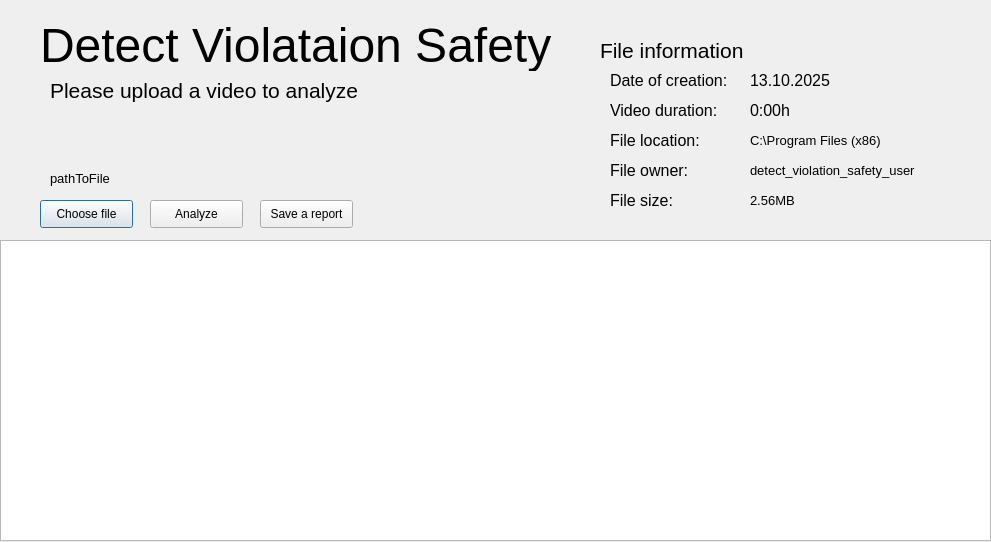
<?xml version="1.0" encoding="UTF-8"?>
<ui version="4.0">
 <class>Dialog</class>
 <widget class="QDialog" name="Dialog">
  <property name="geometry">
   <rect>
    <x>0</x>
    <y>0</y>
    <width>991</width>
    <height>542</height>
   </rect>
  </property>
  <property name="mouseTracking">
   <bool>false</bool>
  </property>
  <property name="windowTitle">
   <string>Dialog</string>
  </property>
  <widget class="QPushButton" name="pushButton">
   <property name="geometry">
    <rect>
     <x>40</x>
     <y>200</y>
     <width>93</width>
     <height>28</height>
    </rect>
   </property>
   <property name="cursor">
    <cursorShape>PointingHandCursor</cursorShape>
   </property>
   <property name="text">
    <string>Choose file</string>
   </property>
  </widget>
  <widget class="QPushButton" name="pushButton_2">
   <property name="geometry">
    <rect>
     <x>150</x>
     <y>200</y>
     <width>93</width>
     <height>28</height>
    </rect>
   </property>
   <property name="text">
    <string>Analyze</string>
   </property>
  </widget>
  <widget class="QTextBrowser" name="textBrowser">
   <property name="geometry">
    <rect>
     <x>0</x>
     <y>240</y>
     <width>991</width>
     <height>301</height>
    </rect>
   </property>
  </widget>
  <widget class="QPushButton" name="pushButton_3">
   <property name="geometry">
    <rect>
     <x>260</x>
     <y>200</y>
     <width>93</width>
     <height>28</height>
    </rect>
   </property>
   <property name="text">
    <string>Save a report</string>
   </property>
  </widget>
  <widget class="QLabel" name="label">
   <property name="geometry">
    <rect>
     <x>40</x>
     <y>20</y>
     <width>531</width>
     <height>51</height>
    </rect>
   </property>
   <property name="font">
    <font>
     <pointsize>36</pointsize>
    </font>
   </property>
   <property name="text">
    <string>Detect Violataion Safety</string>
   </property>
  </widget>
  <widget class="QLabel" name="label_2">
   <property name="geometry">
    <rect>
     <x>50</x>
     <y>70</y>
     <width>311</width>
     <height>41</height>
    </rect>
   </property>
   <property name="font">
    <font>
     <pointsize>16</pointsize>
    </font>
   </property>
   <property name="text">
    <string>Please upload a video to analyze</string>
   </property>
  </widget>
  <widget class="QLabel" name="label_3">
   <property name="geometry">
    <rect>
     <x>600</x>
     <y>30</y>
     <width>151</width>
     <height>41</height>
    </rect>
   </property>
   <property name="font">
    <font>
     <pointsize>16</pointsize>
    </font>
   </property>
   <property name="mouseTracking">
    <bool>true</bool>
   </property>
   <property name="text">
    <string>File information</string>
   </property>
  </widget>
  <widget class="QLabel" name="label_4">
   <property name="geometry">
    <rect>
     <x>610</x>
     <y>60</y>
     <width>151</width>
     <height>41</height>
    </rect>
   </property>
   <property name="font">
    <font>
     <pointsize>12</pointsize>
    </font>
   </property>
   <property name="text">
    <string>Date of creation: </string>
   </property>
  </widget>
  <widget class="QLabel" name="label_5">
   <property name="geometry">
    <rect>
     <x>610</x>
     <y>90</y>
     <width>161</width>
     <height>41</height>
    </rect>
   </property>
   <property name="font">
    <font>
     <pointsize>12</pointsize>
    </font>
   </property>
   <property name="text">
    <string>Video duration:</string>
   </property>
  </widget>
  <widget class="QLabel" name="label_6">
   <property name="geometry">
    <rect>
     <x>610</x>
     <y>180</y>
     <width>161</width>
     <height>41</height>
    </rect>
   </property>
   <property name="font">
    <font>
     <pointsize>12</pointsize>
    </font>
   </property>
   <property name="text">
    <string>File size:</string>
   </property>
  </widget>
  <widget class="QLabel" name="label_7">
   <property name="geometry">
    <rect>
     <x>610</x>
     <y>120</y>
     <width>161</width>
     <height>41</height>
    </rect>
   </property>
   <property name="font">
    <font>
     <pointsize>12</pointsize>
    </font>
   </property>
   <property name="text">
    <string>File location:</string>
   </property>
  </widget>
  <widget class="QLabel" name="label_8">
   <property name="geometry">
    <rect>
     <x>610</x>
     <y>150</y>
     <width>161</width>
     <height>41</height>
    </rect>
   </property>
   <property name="font">
    <font>
     <pointsize>12</pointsize>
    </font>
   </property>
   <property name="text">
    <string>File owner:</string>
   </property>
  </widget>
  <widget class="QLabel" name="label_9">
   <property name="geometry">
    <rect>
     <x>750</x>
     <y>60</y>
     <width>241</width>
     <height>41</height>
    </rect>
   </property>
   <property name="font">
    <font>
     <pointsize>12</pointsize>
    </font>
   </property>
   <property name="text">
    <string>13.10.2025</string>
   </property>
  </widget>
  <widget class="QLabel" name="label_10">
   <property name="geometry">
    <rect>
     <x>750</x>
     <y>90</y>
     <width>241</width>
     <height>41</height>
    </rect>
   </property>
   <property name="font">
    <font>
     <pointsize>12</pointsize>
    </font>
   </property>
   <property name="text">
    <string>0:00h</string>
   </property>
  </widget>
  <widget class="QLabel" name="label_11">
   <property name="geometry">
    <rect>
     <x>750</x>
     <y>120</y>
     <width>241</width>
     <height>41</height>
    </rect>
   </property>
   <property name="font">
    <font>
     <pointsize>10</pointsize>
    </font>
   </property>
   <property name="text">
    <string>C:\Program Files (x86)</string>
   </property>
  </widget>
  <widget class="QLabel" name="label_12">
   <property name="geometry">
    <rect>
     <x>750</x>
     <y>150</y>
     <width>241</width>
     <height>41</height>
    </rect>
   </property>
   <property name="font">
    <font>
     <pointsize>10</pointsize>
    </font>
   </property>
   <property name="text">
    <string>detect_violation_safety_user</string>
   </property>
  </widget>
  <widget class="QLabel" name="label_13">
   <property name="geometry">
    <rect>
     <x>750</x>
     <y>180</y>
     <width>241</width>
     <height>41</height>
    </rect>
   </property>
   <property name="font">
    <font>
     <pointsize>10</pointsize>
    </font>
   </property>
   <property name="text">
    <string>2.56MB</string>
   </property>
  </widget>
  <widget class="QLabel" name="label_14">
   <property name="geometry">
    <rect>
     <x>50</x>
     <y>170</y>
     <width>311</width>
     <height>16</height>
    </rect>
   </property>
   <property name="font">
    <font>
     <pointsize>10</pointsize>
    </font>
   </property>
   <property name="autoFillBackground">
    <bool>true</bool>
   </property>
   <property name="text">
    <string>pathToFile</string>
   </property>
  </widget>
 </widget>
 <resources/>
 <connections/>
</ui>
